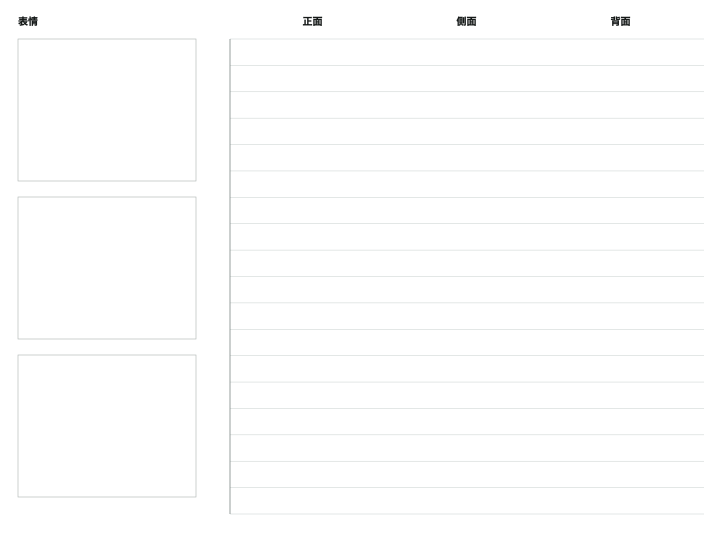
#> input picture .codex/skills/dev/gen-media/generate-t2i-natural-photo/assets/character-sheet-layout-template.png, 1448 x 1086 px (shown at 1/2 size)
$ python make_controls.py ../../gen-media/generate-t2i-natural-photo/assets/character-sheet-layout-template.png out
#> lines starting #> are read from the running program, lines starting #| are printed output that depends on the picture; after the words box and inside, x2 and y2 are one past the last pixel; in counts of white or black regions, pixels touching at a corner belong together
#!/usr/bin/env python3
"""Create deterministic low-information controls for AI clean remaking."""

from __future__ import annotations

import argparse
import json
from pathlib import Path

import numpy as np
from PIL import Image, ImageFilter, ImageOps

METHODS = {"1", "2", "3", "4"}


def save_rgb(image: Image.Image, path: Path) -> None:
    path.parent.mkdir(parents=True, exist_ok=True)
    image.convert("RGB").save(path, format="PNG", optimize=True)


def superpixel_map(image: Image.Image, segments: int) -> Image.Image:
#> called with segments = 320
    from skimage.segmentation import slic

    rgb = np.asarray(image.convert("RGB"), dtype=np.float32) / 255.0
    blur_radius = max(2.0, min(image.size) * 0.005)
#> blur_radius = 5.43
    blurred = np.asarray(
        image.filter(ImageFilter.GaussianBlur(radius=blur_radius)),
        dtype=np.float32,
    ) / 255.0
    labels = slic(
        blurred,
        n_segments=segments,
        compactness=10.0,
        sigma=0,
        start_label=0,
        channel_axis=-1,
    )
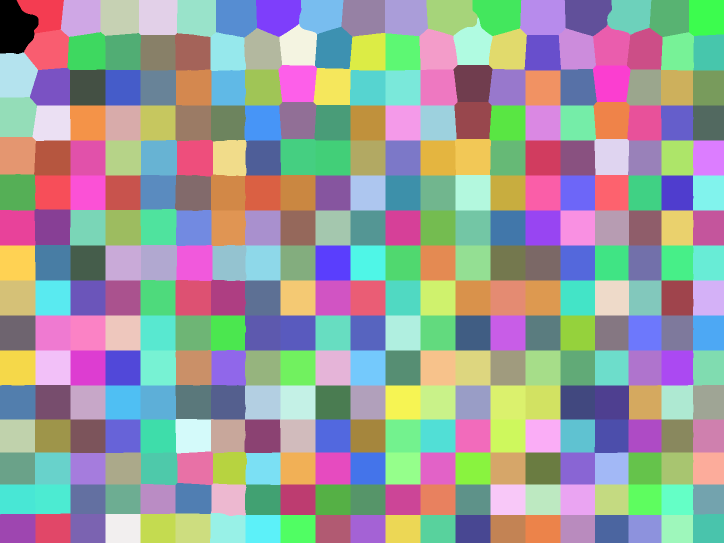
#> labels: shape (1086, 1448) int64 (shown at 1/2 size); 332 distinct labels, from 0 to 331; one colour per label, 0 black
    output = np.zeros_like(rgb)
    for label_id in range(int(labels.max()) + 1):
        mask = labels == label_id
        if mask.any():
            output[mask] = np.median(rgb[mask], axis=0)
#> this loop made 332 passes
#> pass 1, in superpixel_map, `mask = labels == label_id`:
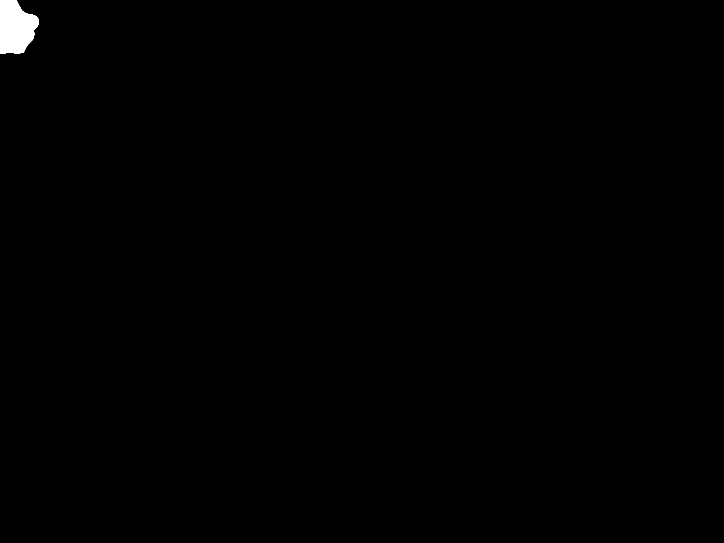
#> mask: shape (1086, 1448) bool (shown at 1/2 size); 0.4% white; 1 white region, box (x1, y1, x2, y2) and area: (0, 0, 77, 108) 6339
#> pass 2, in superpixel_map, `mask = labels == label_id`:
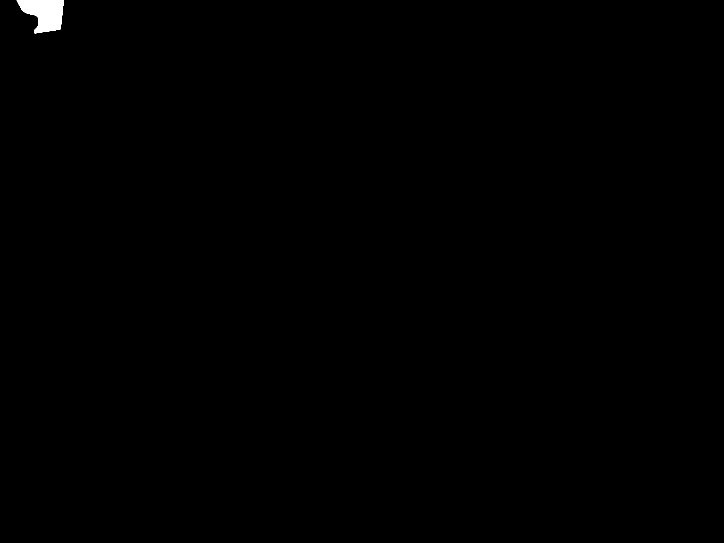
#> mask: shape (1086, 1448) bool (shown at 1/2 size); 0.26% white; 1 white region, box (x1, y1, x2, y2) and area: (33, 0, 128, 67) 4112
#> pass 3, in superpixel_map, `mask = labels == label_id`:
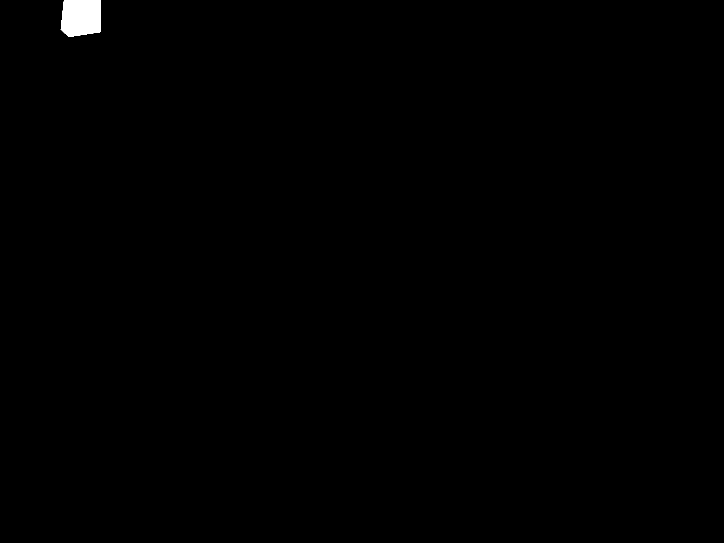
#> mask: shape (1086, 1448) bool (shown at 1/2 size); 0.34% white; 1 white region, box (x1, y1, x2, y2) and area: (121, 0, 201, 74) 5274
#> after the loop: output: shape (1086, 1448, 3) float32; every value is 1
    return Image.fromarray(np.clip(output * 255, 0, 255).astype(np.uint8), mode="RGB")
#> returned value: PIL image 1448x1086 RGB; every value is 255


def remove_small_components(mask: np.ndarray, minimum_size: int) -> np.ndarray:
    from skimage.measure import label

    labels = label(mask, connectivity=2)
    counts = np.bincount(labels.ravel())
    keep = counts >= minimum_size
    keep[0] = False
    return keep[labels]


def coarse_structure_map(image: Image.Image) -> Image.Image:
    from skimage.feature import canny
    from skimage.morphology import closing, dilation, disk

    width, height = image.size
#> width = 1448; height = 1086
    scale = min(1.0, 512 / max(width, height))
#> scale = 0.354
    low = image.resize(
        (max(1, round(width * scale)), max(1, round(height * scale))),
        Image.Resampling.LANCZOS,
    )
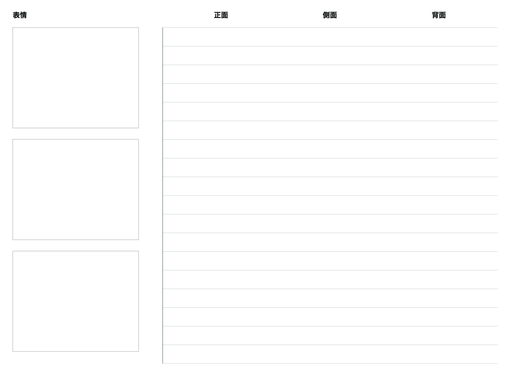
#> low: PIL image 512x384 RGB; mean R, G, B 253.6, 253.7, 253.7
    low = ImageOps.grayscale(low).filter(ImageFilter.GaussianBlur(radius=2.4))
#> low: PIL image 512x384 L
    luminance = np.asarray(low, dtype=np.float32) / 255.0
    edges = canny(luminance, sigma=1.8, low_threshold=0.035, high_threshold=0.10)
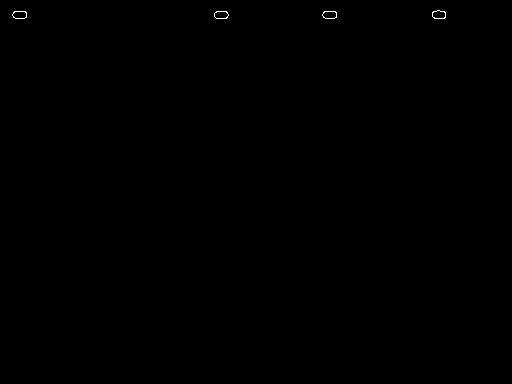
#> edges: shape (384, 512) bool; 0.08% white in thin lines or dots, all inside (x1, y1, x2, y2) = (12, 10, 446, 19)
    edges = remove_small_components(edges, minimum_size=20)
#> in remove_small_components, `labels = label(mask, connectivity=2)`: labels: shape (384, 512) int32; 5 distinct labels, from 0 to 4
#> in remove_small_components, `counts = np.bincount(labels.ravel())`: counts = [196456, 39, 38, 37, 38]
#> in remove_small_components, `keep = counts >= minimum_size`: keep = [True, True, True, True, True]
    edges = closing(edges, footprint=disk(1))
    edges = dilation(edges, footprint=disk(1))
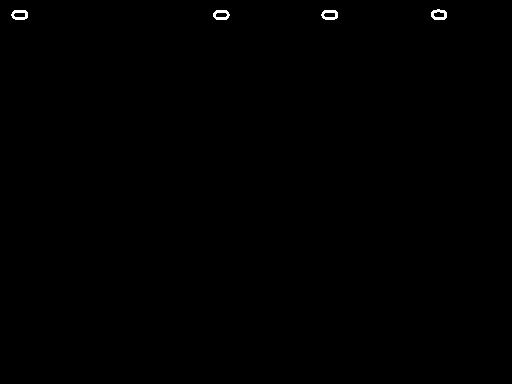
#> edges: shape (384, 512) bool; 0.21% white; 4 white regions, box (x1, y1, x2, y2) and area: (431, 9, 447, 20) 106, (11, 10, 28, 20) 106, (321, 10, 338, 20) 106, (213, 10, 230, 20) 103
    broad = np.where(edges, 28, 246).astype(np.uint8)
    structure = Image.fromarray(broad, mode="L").filter(ImageFilter.GaussianBlur(0.6))
    return structure.resize((width, height), Image.Resampling.BICUBIC).convert("RGB")


def composition_map(image: Image.Image, colors: int) -> Image.Image:
#> called with colors = 30
    width, height = image.size
#> width = 1448; height = 1086
    scale = min(1.0, 640 / max(width, height))
#> scale = 0.442
    low = image.resize(
        (max(1, round(width * scale)), max(1, round(height * scale))),
        Image.Resampling.LANCZOS,
    )
#> low: PIL image 640x480 RGB
    low = low.filter(ImageFilter.GaussianBlur(radius=max(1.2, min(low.size) * 0.006)))
    mapped = low.quantize(
        colors=colors,
        method=Image.Quantize.MEDIANCUT,
        dither=Image.Dither.NONE,
    ).convert("RGB")
    return mapped.resize((width, height), Image.Resampling.BICUBIC)


def parse_methods(value: str) -> set[str]:
    methods = {part.strip() for part in value.split(",") if part.strip()}
    invalid = methods - METHODS
    if invalid or not methods:
        raise argparse.ArgumentTypeError("methods must be a comma-separated subset of 1,2,3,4")
    return methods


def main() -> None:
    parser = argparse.ArgumentParser()
    parser.add_argument("source", type=Path)
    parser.add_argument("output_dir", type=Path)
    parser.add_argument("--methods", type=parse_methods, default=METHODS)
    parser.add_argument("--segments", type=int, default=320)
    parser.add_argument("--colors", type=int, default=30)
    args = parser.parse_args()

    if args.segments < 40:
        parser.error("--segments must be at least 40")
    if not 2 <= args.colors <= 256:
        parser.error("--colors must be between 2 and 256")

    source = ImageOps.exif_transpose(Image.open(args.source)).convert("RGB")
    args.output_dir.mkdir(parents=True, exist_ok=True)
    outputs: dict[str, str] = {}

    if args.methods & {"1", "2", "3"}:
        path = args.output_dir / "01_color_region_map.png"
        save_rgb(superpixel_map(source, args.segments), path)
        outputs["color_region_map"] = str(path)
    if "2" in args.methods:
        path = args.output_dir / "02_coarse_structure_map.png"
        save_rgb(coarse_structure_map(source), path)
        outputs["coarse_structure_map"] = str(path)
    if "4" in args.methods:
        path = args.output_dir / "04_composition_map_30c.png"
        save_rgb(composition_map(source, args.colors), path)
        outputs["composition_map"] = str(path)

    manifest = {
        "source": str(args.source.resolve()),
        "methods": sorted(args.methods),
        "segments": args.segments,
        "colors": args.colors,
        "outputs": outputs,
    }
    (args.output_dir / "controls.json").write_text(
        json.dumps(manifest, ensure_ascii=False, indent=2) + "\n",
        encoding="utf-8",
    )
    print(json.dumps(manifest, ensure_ascii=False))


if __name__ == "__main__":
    main()
